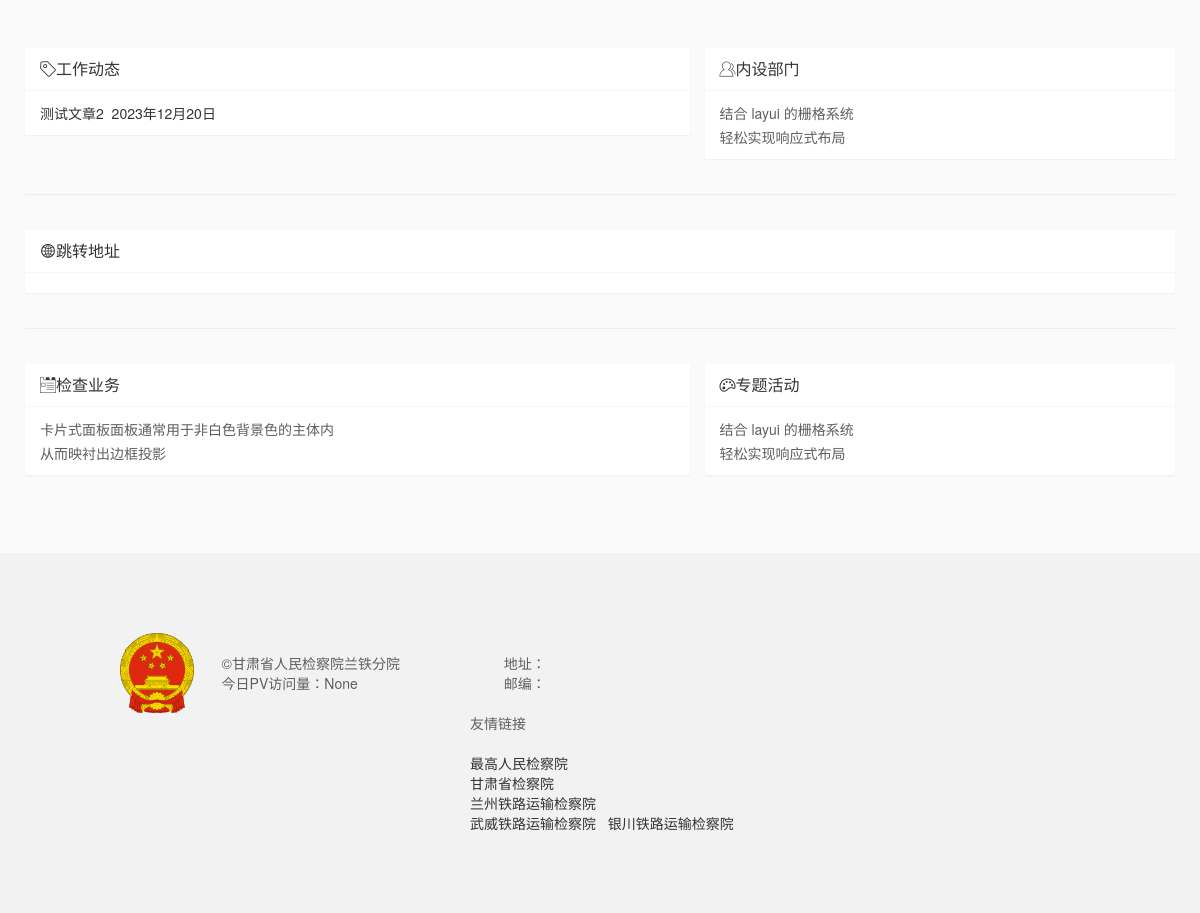
The app's page / (lower part), older data.
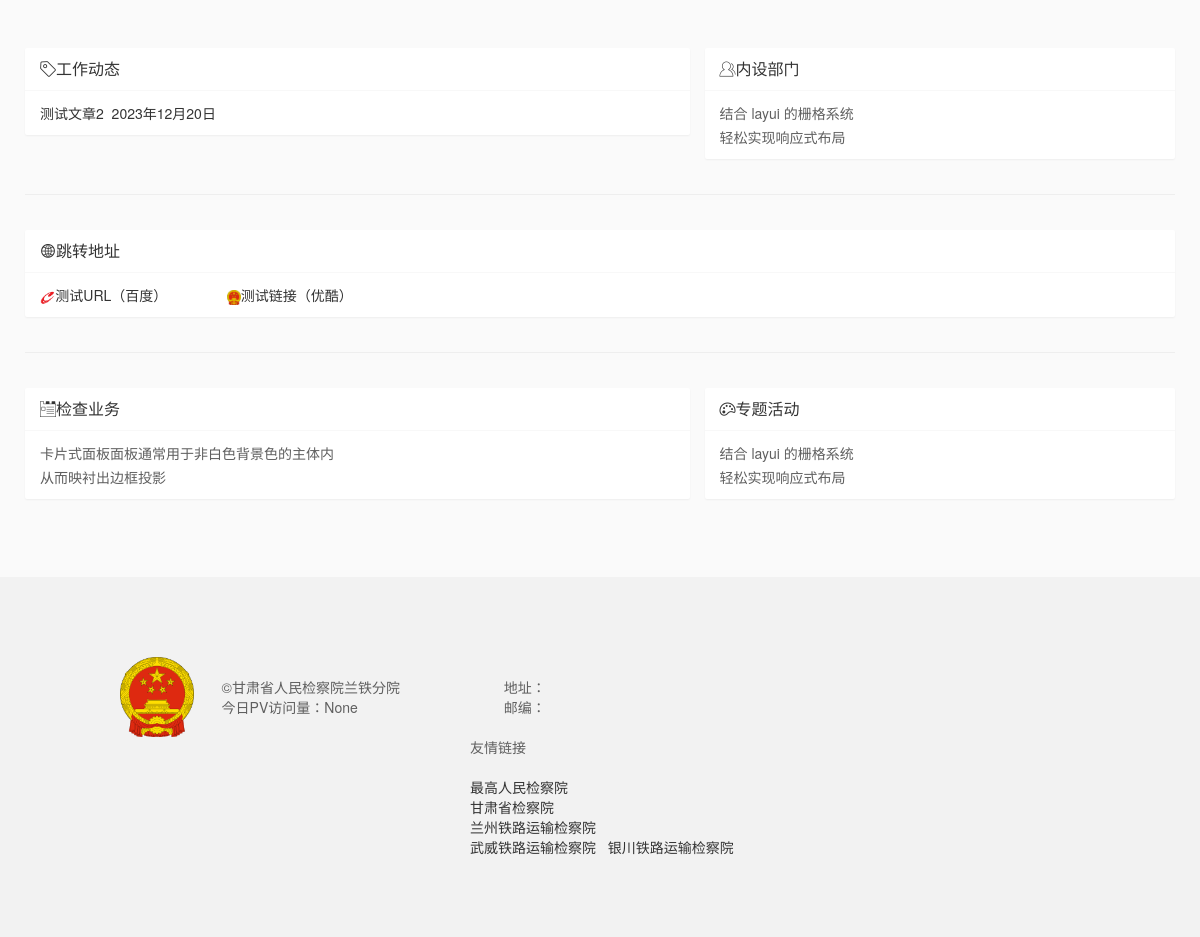
The same page, newer data.
### tjweb/models.py (models this page shows, shortened)
class Article(models.Model):
    title = models.CharField(verbose_name="文章标题", max_length=256)
    belong_choices = (
        (1, "通知公告"),
        (2, "工作动态"),
        (3, "部门动态"),
        (4, "检查业务"),
        (5, "专题活动"),
    )
    belong = models.SmallIntegerField(verbose_name="所属类型", choices=belong_choices)
    content = models.FileField(verbose_name="正文文件", upload_to='data')
    create_date = models.DateTimeField(verbose_name="创建日期", auto_now_add=True)
    create_user = models.ForeignKey(to=User, verbose_name="创建人", on_delete=models.CASCADE)
    class Meta:
        verbose_name = "文章管理"
        verbose_name_plural = "文章管理"

class Jump(models.Model):
    logo = models.ImageField(verbose_name="跳转图标", upload_to="jump_logo", blank=True, null=True)
    title = models.CharField(verbose_name="显示内容", max_length=128)
    url = models.URLField(verbose_name="跳转地址", blank=True, null=True)
    class Meta:
        verbose_name = "跳转管理"
        verbose_name_plural = "跳转管理"

### tjweb/views.py (the view)
# urls.py: path('', views.index),
def index(request):
    gg = Article.objects.filter(belong=1)
    pv = total_views_add()
    req = RotationImg.objects.all()
    xct = AnnounceImg.objects.all()
    jump = Jump.objects.all()
    work_list = Article.objects.filter(belong=2)
    return render(request, 'index.html',
                  {'gg': gg, 'pv': pv, 'req': req, 'xct': xct, 'jump': jump, 'work_list': work_list})

### tjweb/utils/pv.py (called while the page is built)
def total_views_add():
    obj = models.WebsiteViews.objects.first()
    if obj is None:
        models.WebsiteViews.objects.create(views=1)
    else:
        total_views = models.WebsiteViews.objects.first()
        total_views.views = total_views.views + 1
        total_views.save()

### tjweb/templates/index.html (shortened to what this page needs)
{% extends 'base.html' %}
{% load static %}
{% block body %}
    <div class="layui-container">
        <div class="layui-container" style="padding-top: 50px">
            <div class="layui-row layui-col-space15">
                <div class="layui-col-md7">
                    <div class="layui-card">
                        <div class="layui-card-header"><i class="layui-icon layui-icon-note">工作动态</i></div>
                        <div class="layui-card-body">
                        <ul>
                            {% for obj in work_list|slice:":6" %}
                                <li style="text-decoration: none;" class="mdui-list-item mdui-ripple"><a
                                        href="/static/data/{{ obj.content }}" target="_blank"><span>{{ obj.title }}</span> &nbsp;<span style="padding-right: 0">{{ obj.create_date|date }}</span> </a>
                                </li>
                            {% endfor %}
                        </ul>
                        </div>
                    </div>
                </div>
                <div class="layui-col-md5">
                    <div class="layui-card">
                        <div class="layui-card-header"><i class="layui-icon layui-icon-user">内设部门</i></div>
                        <div class="layui-card-body">
                            结合 layui 的栅格系统<br>
                            轻松实现响应式布局
                        </div>
                    </div>
                </div>
            </div>
        </div>
        <hr  style="padding-top: 25px">
        <div class="layui-container" style="padding-top: 25px">
            <div class="layui-card">
                <div class="layui-card-header"><i class="layui-icon layui-icon-website">跳转地址</i></div>
                <div class="layui-card-body layui-row">
                    {% for foo in jump %}
                    	<div class="layui-col-md2"><a target="_blank" href="{{ foo.url }}"><img height="15.32px" src="/static/data/{{ foo.logo }}" alt="">{{ foo.title }}</a></div>
                    {% endfor %}
                </div>
            </div>
        </div>
        <hr style="padding-top: 25px">
        <div class="layui-container" style="padding-top: 25px">
            <div class="layui-row layui-col-space15">
                <div class="layui-col-md7">
                    <div class="layui-card">
                        <div class="layui-card-header"><i class="layui-icon layui-icon-tabs">检查业务</i></div>
                        <div class="layui-card-body">
                            卡片式面板面板通常用于非白色背景色的主体内<br>
                            从而映衬出边框投影
                        </div>
                    </div>
                </div>
                <div class="layui-col-md5">
                    <div class="layui-card">
                        <div class="layui-card-header"><i class="layui-icon layui-icon-theme">专题活动</i></div>
                        <div class="layui-card-body">
                            结合 layui 的栅格系统<br>
                            轻松实现响应式布局
                        </div>
                    </div>
                </div>
            </div>
        </div>
    </div>
{% endblock %}

Row changes from the older to the newer data that the page shows:
added Jump: logo (picture), title "测试URL（百度）"
added Jump: logo (picture), title "测试链接（优酷）"
